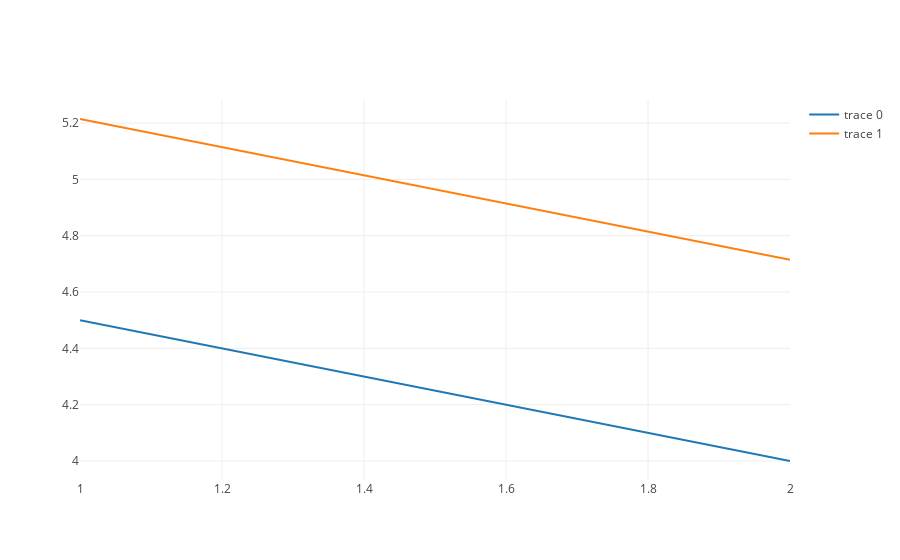

The code cell stored with this chart in its notebook:
### Code cell
trace_1 = go.Scatter(x = x, y = (10-x)/2)
trace_2 = go.Scatter(x = x, y = (12-1.05*x)/2.1)
data = [trace_1, trace_2]
iplot(data)
